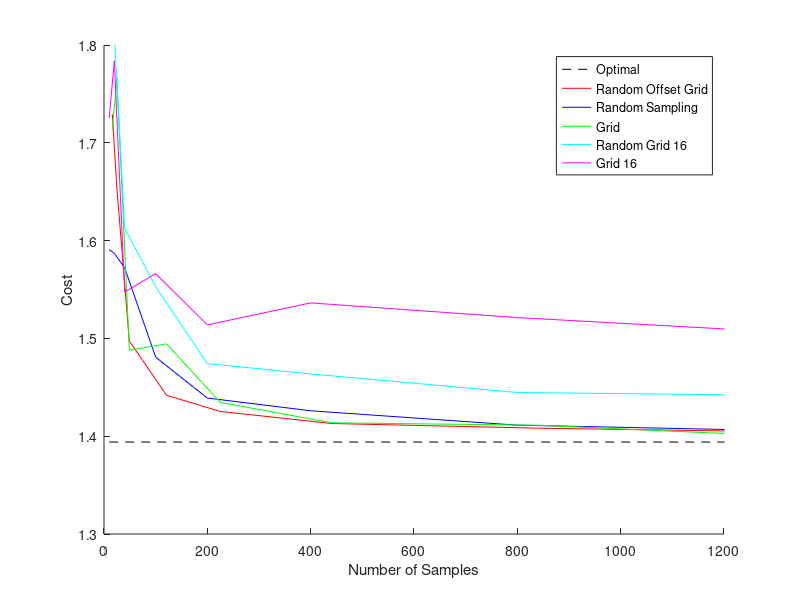
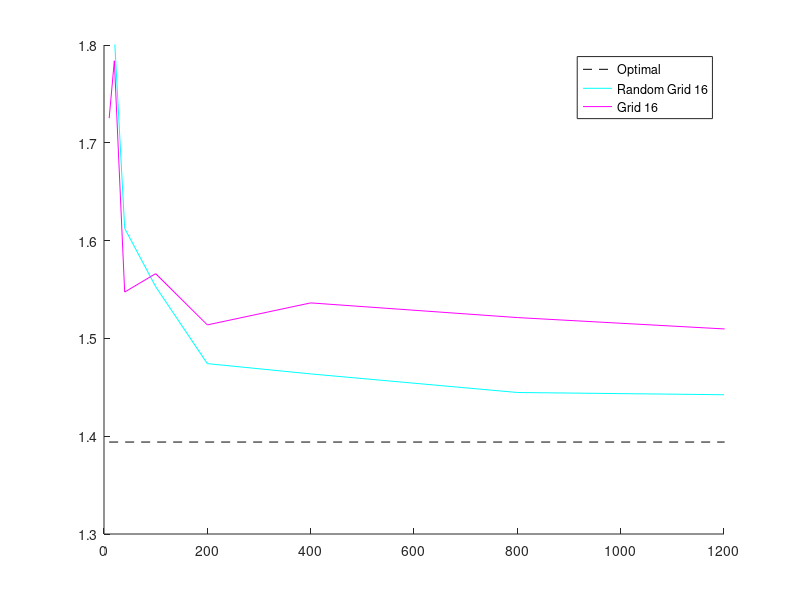

MATLAB code to generate these figures, in order:
% Create Plots of simulation resoluts
%% Plot of convergence # points vs solution
clear all; close all;
% Data
optimal = sqrt(0.3^2+0.7^2) + sqrt(0.6^2+0.2^2);
randGrid = [...
    10	1.7293	1	0.0141
    20	1.6532	1	0.0157
    40	1.4974	1	0.054
    100	1.4419	1	0.1619
    200	1.4253	1	0.3506
    400	1.413	1	0.8117
    800	1.4082	1	2.0275
    1200    1.4052	1	3.8487
    2000    1.4016  1   9.9580];
randPoints = [...
    10	1.5909	0.275	0.0207
    20	1.5869	0.6	0.0254
    40	1.5722	0.875	0.0389
    100	1.4808	1	0.1248
    200	1.439	1	0.3036
    400	1.426	1	0.6699
    800	1.4113	1	1.7986
    1200	1.4069	1	3.6047
    2000    1.4038  1   9.4085];
gridPoints = [...
    10	1.7136	1	0.0579
    20	1.766	1	0.0132
    40	1.488	1	0.1113
    100	1.4944	1	0.1607
    200	1.4346	1	0.2097
    400	1.4137	1	0.8078
    800	1.4112	1	1.9324
    1200	1.4022	1	3.5421
    2000	1.4007	1	9.1247];
gridPoints16 = [...
    10	1.8216	0.85	0.0119
    20	1.8102	0.875	0.0154
    40	1.6126	1	0.0342
    100	1.5529	1	0.0973
    200	1.4742	1	0.2223
    400	1.4637	1	0.6447
    800	1.4447	1	1.9413
    1200	1.4424	1	3.8768];
gridPoints16noRand = [...
    10  1.7252  1   0.1903
    20  1.7839  1   0.0556
    40  1.5474  1   0.0966
    100	1.5662	1	0.0949
    200	1.5138	1	0.1871
    400	1.5363	1	0.6295
    800	1.5213	1	1.9647
    1200	1.5097	1	3.6303
    2000    1.5091  1   10.1208];

% Correct for actual number of samples
randGrid(:,1) = (floor(sqrt(randGrid(:,1)))+1).^2;
gridPoints(:,1) = (floor(sqrt(gridPoints(:,1)))+1).^2;

% Figure
figure; hold on;
plot([10 2000],[optimal optimal],'k--');
plot(randGrid(:,1),randGrid(:,2),'r-')
plot(randPoints(:,1),randPoints(:,2),'b-')
plot(gridPoints(:,1),gridPoints(:,2),'g-')
plot(gridPoints16(:,1),gridPoints16(:,2),'c-')
plot(gridPoints16noRand(:,1),gridPoints16noRand(:,2),'m-')

xlabel('Number of Samples');
ylabel('Cost');
legend('Optimal','Random Offset Grid','Random Sampling','Grid',...
    'Random Grid 16','Grid 16');
axis([0 1200 1.3 1.8]);

figure; hold on;
plot([10 2000],[optimal optimal],'k--');
plot(gridPoints16(:,1),gridPoints16(:,2),'c-')
plot(gridPoints16noRand(:,1),gridPoints16noRand(:,2),'m-')
legend('Optimal','Random Grid 16','Grid 16');
axis([0 1200 1.3 1.8]);